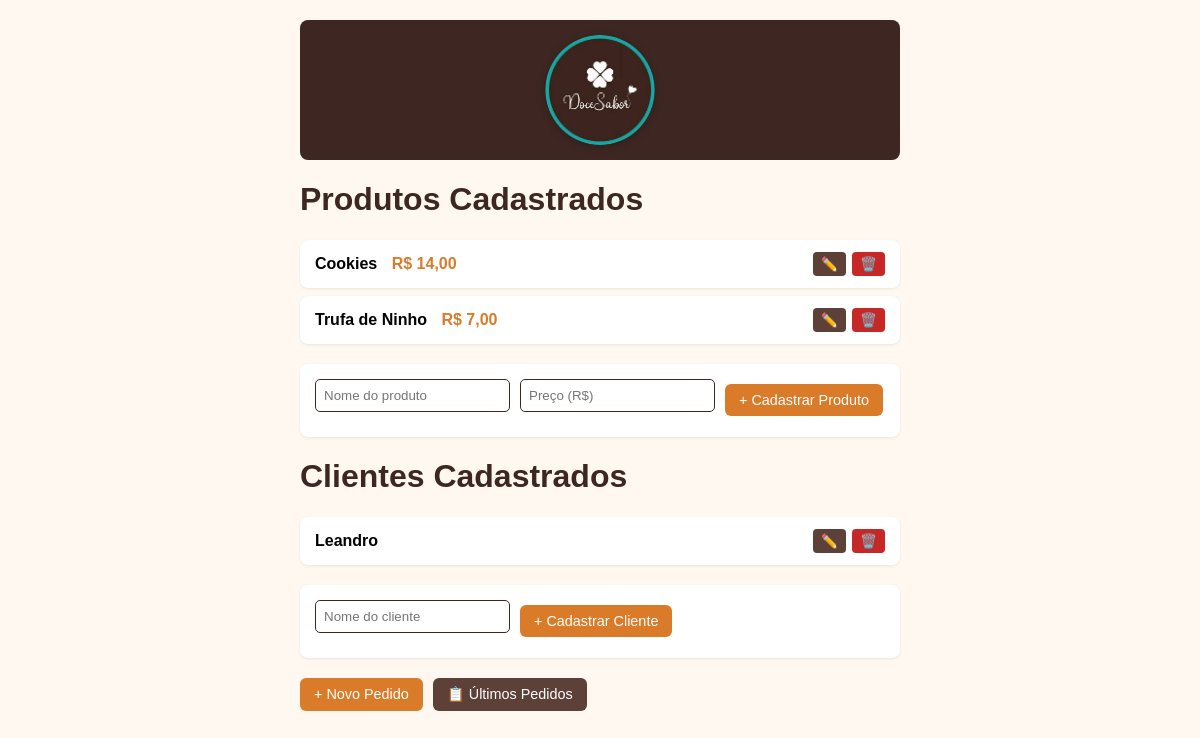
The page / on the database its author committed.
### pedidos/models.py (models this page shows, shortened)
class Produto(models.Model):
    name = models.CharField(max_length=100)
    price = models.FloatField()

class Cliente(models.Model):
    name = models.CharField(max_length=50)

### pedidos/views.py (the view, shortened to what this page needs)
# urls.py: path('', views.home, name='home'),
def home(request):
    produtos = Produto.objects.all()
    clientes = Cliente.objects.all()
    return render(request, 'pedidos/home.html', {'produtos': produtos, 'clientes': clientes})

### pedidos/templates/pedidos/home.html (shortened to what this page needs)
{% extends 'pedidos/base.html' %}
{% block content %}
<h1> Produtos Cadastrados </h1>
<ul>
    {% for produto in produtos %}
        <li>
            <div>
                <strong>{{ produto.name }}</strong>
                <span style="color: var(--laranja); font-weight: bold; margin-left: 10px;">R$ {{ produto.price|floatformat:2 }}</span>
            </div>
            <div style="display: flex; gap: 6px;">
                <a href="{% url 'editar_produto' produto.id %}" class="btn-secondary" style="padding: 4px 8px; font-size: 0.85em; border-radius: 4px;" title="Editar produto">✏️</a>
                <a href="{% url 'excluir_produto' produto.id %}" onclick="return confirm('Deseja realmente excluir o produto &quot;{{ produto.name }}&quot;?');" class="btn-danger" style="padding: 4px 8px; font-size: 0.85em; border-radius: 4px;" title="Excluir produto">🗑️</a>
            </div>
        </li>
    {% empty %}
        <li style="color: #888; justify-content: center;">Nenhum produto cadastrado ainda.</li>
    {% endfor %}
</ul>
<form method='POST'>
    <input type="text" name="name" placeholder="Nome do produto" required>
    <input type="number" step="0.01" name="price" placeholder="Preço (R$)" required>
    <button type="submit">+ Cadastrar Produto</button>
</form>
<h1> Clientes Cadastrados </h1>
<ul>
    {% for cliente in clientes %}
        <li>
            <span><strong>{{ cliente.name }}</strong></span>
            <div style="display: flex; gap: 6px;">
                <a href="{% url 'editar_cliente' cliente.id %}" class="btn-secondary" style="padding: 4px 8px; font-size: 0.85em; border-radius: 4px;" title="Editar cliente">✏️</a>
                <a href="{% url 'excluir_cliente' cliente.id %}" onclick="return confirm('Deseja realmente excluir o cliente &quot;{{ cliente.name }}&quot;?\n\nAtenção: pedidos vinculados a este cliente também serão removidos.');" class="btn-danger" style="padding: 4px 8px; font-size: 0.85em; border-radius: 4px;" title="Excluir cliente">🗑️</a>
            </div>
        </li>
    {% empty %}
        <li style="color: #888; justify-content: center;">Nenhum cliente cadastrado ainda.</li>
    {% endfor %}
</ul>
<form method="POST">
    <input type="text" name="name" placeholder="Nome do cliente" required>
    <button type="submit">+ Cadastrar Cliente</button>
</form>
<div style="display: flex; gap: 10px; margin-top: 20px;">
    <a href="{% url 'criar_pedido' %}" class="btn">+ Novo Pedido</a>
    <a href="{% url 'ultimos_pedidos' %}" class="btn btn-secondary">📋 Últimos Pedidos</a>
</div>
{% endblock %}

### pedidos/templates/pedidos/base.html (style rules this page uses)
:root { --marrom-cafe: #3E2723; --creme: #FFF8F0; --laranja: #D97B29; }
body { background-color: var(--creme); font-family: Arial, sans-serif; max-width: 600px; margin: 0 auto; padding: 20px; }
h1 { color: var(--marrom-cafe); }
button, .btn, a.btn { background-color: var(--laranja); color: white; border: none; padding: 8px 14px; border-radius: 6px; cursor: pointer; text-decoration: none; display: inline-flex; align-items: center; gap: 6px; font-size: 0.9em; font-weight: 500; transition: background-color 0.2s, transform 0.1s; }
.btn-secondary, a.btn-secondary { background-color: #5D4037; }
.btn-danger, a.btn-danger { background-color: #C62828; color: white; }
a { color: var(--laranja); text-decoration: none; }
input, select { padding: 8px; border: 1px solid var(--marrom-cafe); border-radius: 5px; margin-bottom: 10px; }
ul { padding: 0; margin: 0 0 20px 0; }
li { list-style: none; background-color: white; padding: 12px 15px; margin-bottom: 8px; border-radius: 8px; box-shadow: 0 1px 3px rgba(0,0,0,0.08); display: flex; justify-content: space-between; align-items: center; }
form { background-color: white; padding: 15px; border-radius: 8px; box-shadow: 0 1px 3px rgba(0,0,0,0.08); margin-bottom: 20px; display: flex; flex-wrap: wrap; gap: 10px; align-items: center; }

### rows shown on the page
Produto: name "Cookies", price "14,00"
Produto: name "Trufa de Ninho", price "7,00"
Cliente: name "Leandro"
